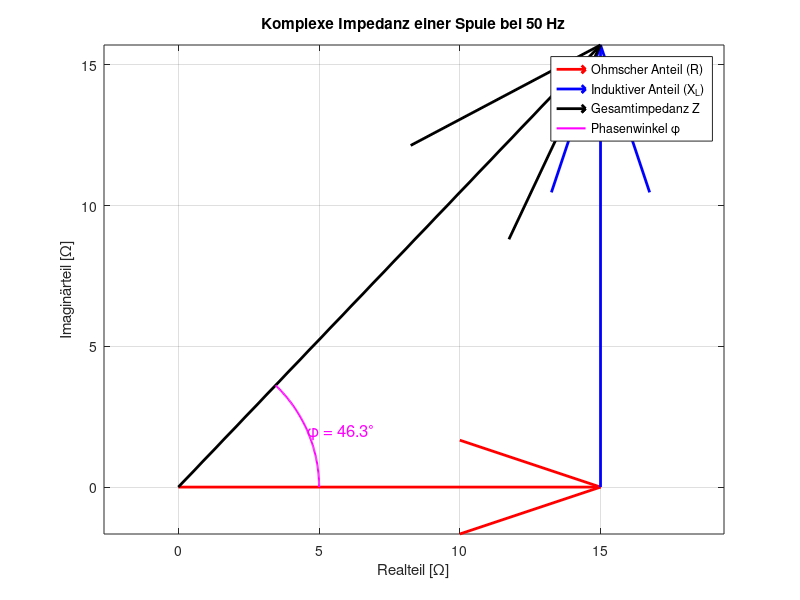

MATLAB code for this plot:
% Gegeben:
R = 15;            % Ohm
L = 50e-3;         % H (50 mH)
f = 50;            % Hz
omega = 2 * pi * f;

% Impedanzberechnung
Xl = omega * L;                % Induktiver Blindwiderstand
Z = R + 1i * Xl;               % Gesamtimpedanz (komplex)
phi = angle(Z);                % Phasenwinkel in Rad
phi_deg = rad2deg(phi);        % in Grad

% Real- und Imaginärteil
ReZ = real(Z);
ImZ = imag(Z);

% Vektordiagramm
figure;
quiver(0, 0, ReZ, 0, 0, 'r', 'LineWidth', 2); hold on;      % Realteil-Vektor
quiver(ReZ, 0, 0, ImZ, 0, 'b', 'LineWidth', 2);             % Imaginärteil-Vektor
quiver(0, 0, ReZ, ImZ, 0, 'k', 'LineWidth', 2);             % Gesamtimpedanz-Vektor

% Winkelbogen (Phasenverschiebung)
r = 5;                                % Radius für Winkelbogen
theta = linspace(0, phi, 100);
plot(r * cos(theta), r * sin(theta), 'm', 'LineWidth', 1.5);
text(r * cos(phi/2), r * sin(phi/2), ...
    sprintf('\\phi = %.1f^\\circ', phi_deg), ...
    'FontSize', 12, 'Color', 'm', 'HorizontalAlignment', 'left');

% Darstellung
grid on;
axis equal;
xlabel('Realteil [\Omega]');
ylabel('Imaginärteil [\Omega]');
title('Komplexe Impedanz einer Spule bei 50 Hz');
legend('Ohmscher Anteil (R)', 'Induktiver Anteil (X_L)', ...
       'Gesamtimpedanz Z', 'Phasenwinkel \phi', 'Location', 'best');
